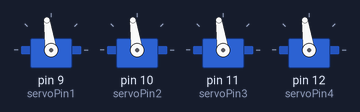
Bench run of a sketch on a simulated Arduino Uno, built with avr-gcc and run on an emulated ATmega328P. Shown: 4 × servo.

Above: at 1.1 s.
Timing chart, 0 to 2.6 s (numbered marks = the images above):
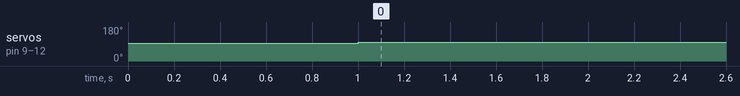

Measured:
- by itself, servo on pin 9 (servoPin1), servo on pin 10 (servoPin2), servo on pin 11 (servoPin3), servo on pin 12 (servoPin4): 93° → 98° at 1.0 s

The sketch:

Basic_Servo_Cassidy.ino
```cpp
#include <Servo.h>

byte servoPin1 = 9;
Servo servo1;

byte servoPin2 = 10;
Servo servo2;


byte servoPin3 = 11;
Servo servo3;


byte servoPin4 = 12;
Servo servo4;


void setup() {
servo1.attach(servoPin1);
servo2.attach(servoPin2);
servo3.attach(servoPin3);
servo4.attach(servoPin4);


servo1.writeMicroseconds(1500); // send "stop" signal to ESC.
servo2.writeMicroseconds(1500);
servo3.writeMicroseconds(1500);
servo4.writeMicroseconds(1500);
  delay(1000); // delay to allow the ESC to recognize the stopped signal
}

void loop() {
  int signal = 1550; // Set signal value, which should be between 1100 and 1900

servo1.writeMicroseconds(signal); // Send signal to ESC.
servo2.writeMicroseconds(signal);
servo3.writeMicroseconds(signal);
servo4.writeMicroseconds(signal);
}
```
